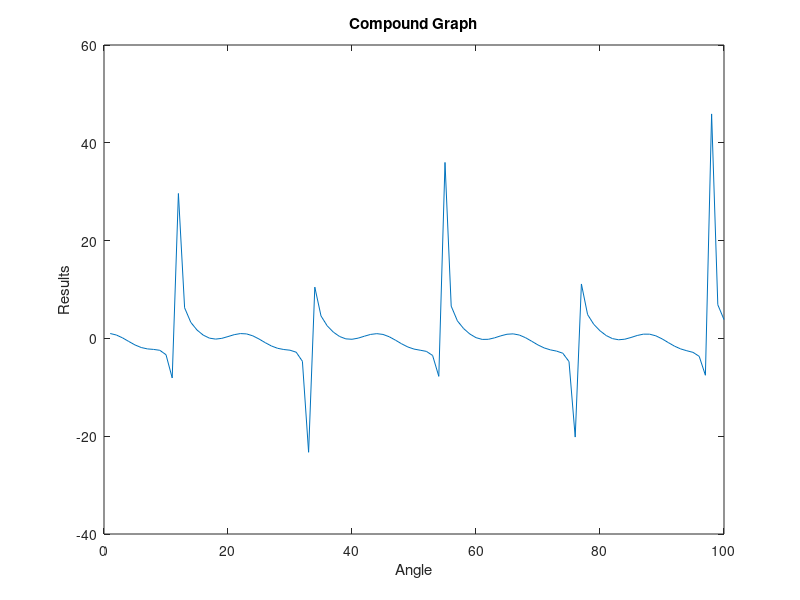

This chart was generated by the following MATLAB code:
t = linspace(0, 4*pi, 100);
y = cos(17.215*3.14*t)+tan(73.1*t);
plot(y)
xlabel('Angle')
ylabel('Results')
title('Compound Graph')
